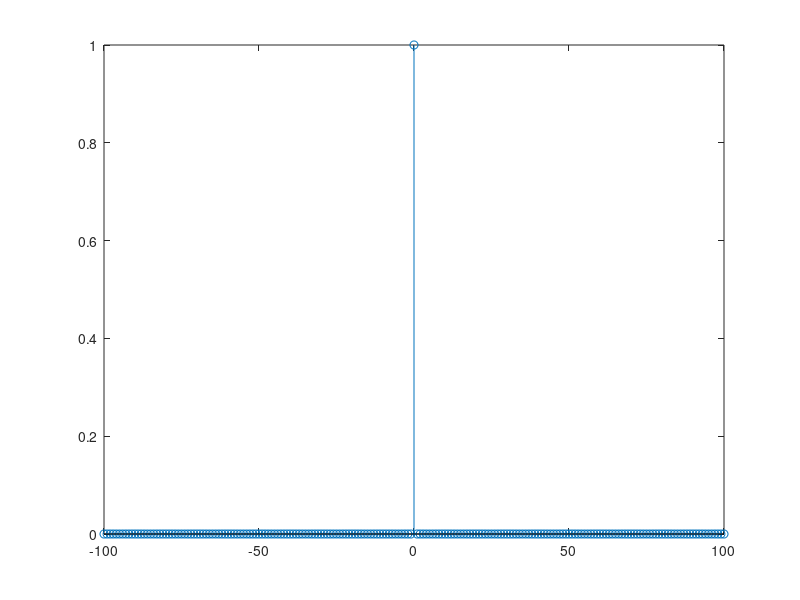

The MATLAB script that drew this image: (Note: this script raises an error after producing the figure.)

N=100;
n = -N:N;
x = 1*(n==0);
figure, stem(n,x);

y = zeros(size(x));
x= tri;

for k = 1:length(x)

          if (k == 1) 
               y(k)=1*x(k);
          else
              if   k == 3
                 y(k)= 1*x(k)+(0.35)*x(k-2);
              else
                  if   k == 4
                     y(k)= 1*x(k)+(0.35)*x(k-2)+(-0.2)*x(k-3);
                  else
                      if   k==6
                       y(k)= 1*x(k)+(0.35)*x(k-2)+(-0.2)*x(k-3)+(-0.1)*x(k-5);
                      else
                          if   k>=7
                           y(k)= 1*x(k)+(0.35)*x(k-2)+(-0.2)*x(k-3)+(-0.1)*x(k-5)+(0.05)*x(k-6);
                          end
                      end 
                  end   
              end
          end   
          
 end        

          stem(n,y)